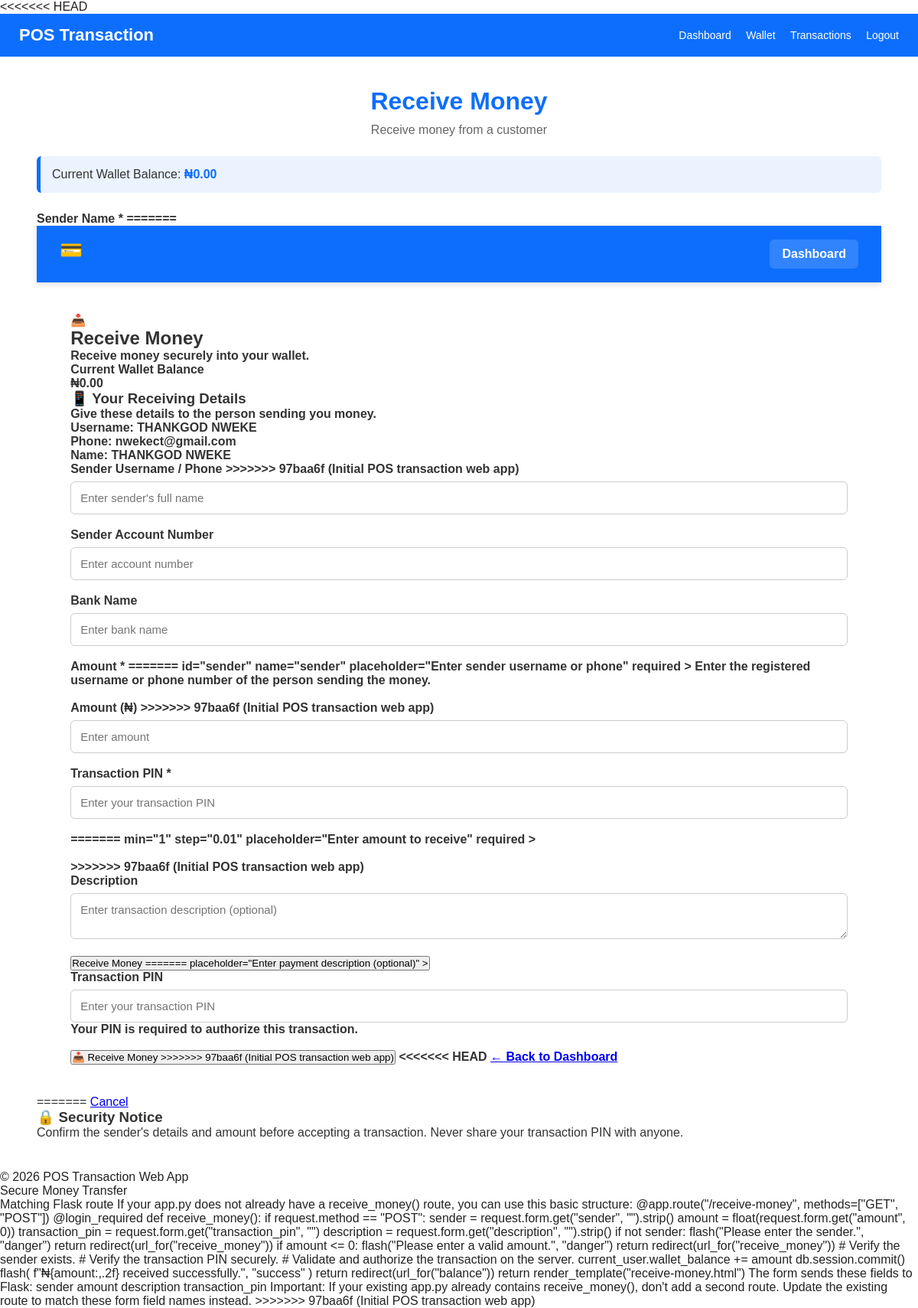
The page /receiving-money (signed in) on the database as committed earlier.
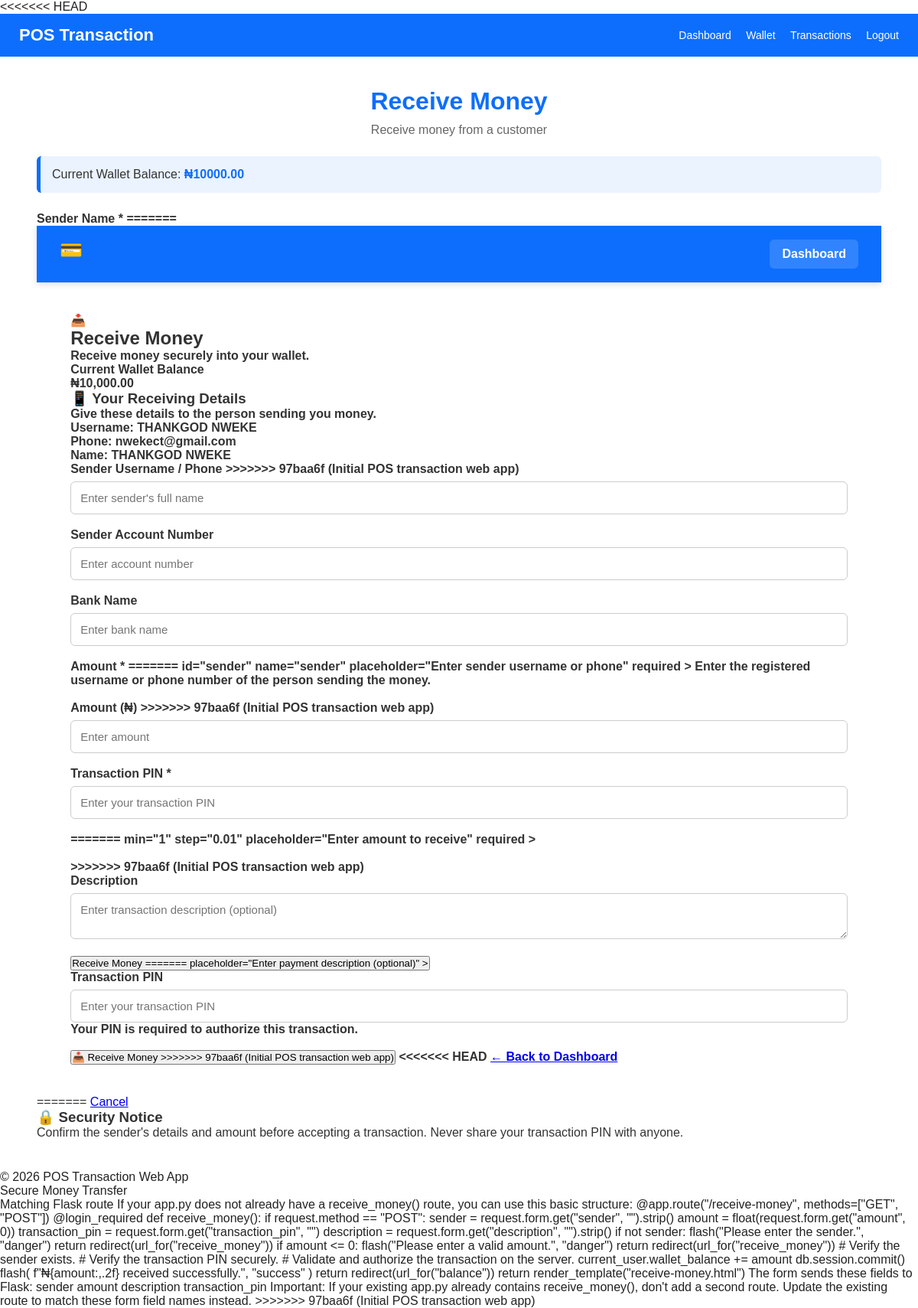
The same page on the database as committed later.
### app_backup.py (models this page shows, shortened)
class User(UserMixin, db.Model):
    __tablename__ = "users"
    id = db.Column(db.Integer, primary_key=True)
    full_name = db.Column(
        db.String(150),
        nullable=False
    )
    username = db.Column(
        db.String(80),
        unique=True,
        nullable=False
    )
    email = db.Column(
        db.String(150),
        unique=True,
        nullable=False
    )
    phone = db.Column(
        db.String(30),
        nullable=True
    )
    password = db.Column(
        db.String(255),
        nullable=False
    )
    transaction_pin = db.Column(
        db.String(255),
        nullable=True
    )
    role = db.Column(
        db.String(30),
        default="Agent",
        nullable=False
    )
    status = db.Column(
        db.String(30),
        default="Active",
        nullable=False
    )
    wallet_balance = db.Column(
        db.Float,
        default=0.00,
        nullable=False
    )
    created_at = db.Column(
        db.DateTime,
        default=datetime.utcnow
    )

### app_backup.py (the view, shortened to what this page needs)
@app.route(
    "/receiving-money",
    methods=["GET", "POST"]
)
@login_required
def receive_money():
    return render_template(
        "receiving-money.html",
        balance=current_user.wallet_balance
    )

### app_backup.py (called while the page is built)
@login_manager.user_loader
def load_user(user_id):
    try:
        return db.session.get(User, int(user_id))
    except (ValueError, TypeError):
        return None

@app.context_processor
def inject_app_information():
    return {
        "app_name": "POS Transaction Web App",
        "current_year": datetime.utcnow().year,
    }

### templates/receiving-money.html (shortened to what the changed rows need)
<!DOCTYPE html>
<html lang="en">
<head>
</head>
<body>
    <div class="navbar">
        <h2>POS Transaction</h2>
    </div>
    <div class="container">
        <div class="card">
            <h1>Receive Money</h1>
            <div class="balance">
                Current Wallet Balance:
                <strong>
                    ₦{{ "%.2f"|format(current_user.wallet_balance or 0) }}
                </strong>
            </div>
            <form method="POST" action="{{ url_for('receive_money') }}">
                <div class="form-group">
                    <label for="sender_name">
    <header class="header">
        <h1>💳 POS Transaction</h1>
    </header>
    <main class="container">
        <div class="card">
            <div class="card-header">
                <h2>Receive Money</h2>
            </div>
            <div class="balance-box">
                <p>
                    Current Wallet Balance
                </p>
                <strong>
                    ₦{{ "{:,.2f}".format(current_user.wallet_balance or 0) }}
                </strong>
            </div>
            <div class="account-box">
                <p>
                    <strong>Username:</strong>
                    <span class="account-value">
                        {{ current_user.username }}
                    </span>
                </p>
                <p>
                    <strong>Phone:</strong>
                    <span class="account-value">
                        {{ current_user.phone }}
                    </span>
                </p>
                <p>
                    <strong>Name:</strong>
                    <span class="account-value">
                        {{ current_user.full_name }}
                    </span>
                </p>
            </div>
                </div>
            </form>
        </div>
    </div>
</body>
</html>
</body>
</html>

Rows that differ between the two databases and show on the page:
changed User "THANKGOD NWEKE": wallet_balance "0.00" → "10000.00"; wallet_balance "0.00" → "10,000.00"
